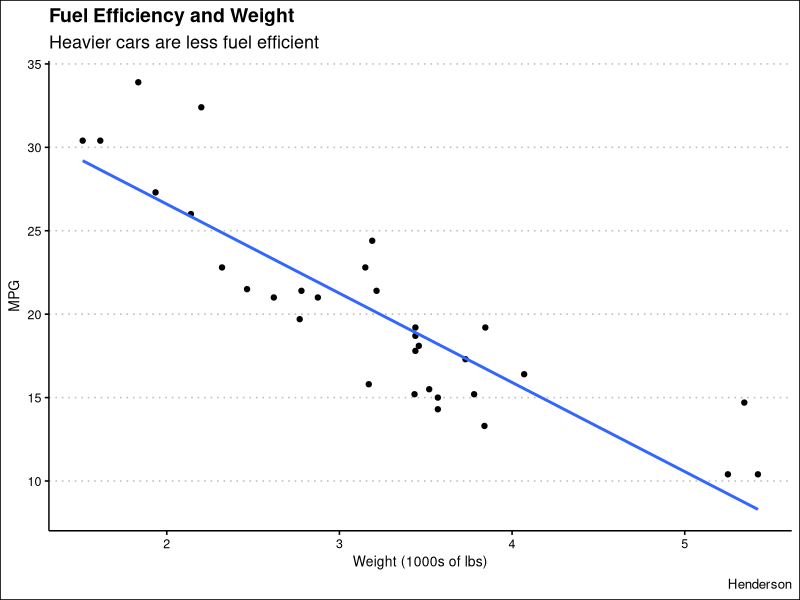

The R source for this figure:
## ---- chunk 1
knitr::opts_chunk$set(echo = FALSE)
library(tidyverse)
library(ggthemes)
## ---- chunk 2
mtcars %>% 
select(mpg, wt) %>%  
ggplot(mapping=aes(x=wt, y=mpg)) +
geom_point() + 
geom_smooth(method = "lm", formula=y~x, se=FALSE) +
theme_clean() + 
labs(title="Fuel Efficiency and Weight", 
subtitle="Heavier cars are less fuel efficient", 
x="Weight (1000s of lbs)", 
y="MPG",
caption="Henderson")
